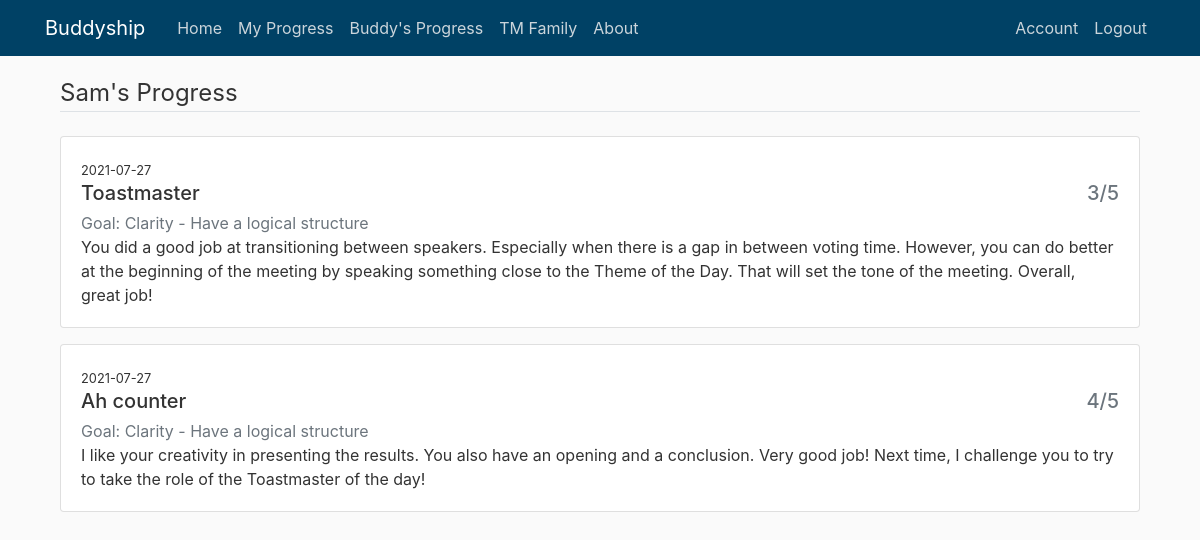
Screenshot of /buddy_progress (signed in) with the database file from the repository.
### buddyship/models.py (models this page shows)
class Buddy(db.Model):
    id = db.Column(db.Integer, primary_key=True)
    buddy_name = db.Column(db.String(100), nullable=False)
    buddy_count = db.Column(db.Integer, default=1)
    start_date = db.Column(db.DateTime, default=func.now())
    end_date = db.Column(db.DateTime)
    user_id = db.Column(db.Integer, db.ForeignKey('user.id'), nullable=False)
    buddy_progresses = db.relationship(
        'Progress', backref='receiver', lazy=True)

class Progress(db.Model):
    id = db.Column(db.Integer, primary_key=True)
    buddy_role = db.Column(db.String(150))
    buddy_score = db.Column(db.String(150))
    buddy_comment = db.Column(db.String(1500))
    date = db.Column(db.DateTime, default=func.now())
    buddy_goal = db.Column(db.String(150))
    user_id = db.Column(db.Integer, db.ForeignKey('user.id'))
    buddy_id = db.Column(db.Integer, db.ForeignKey('buddy.id'))

### buddyship/progresses/routes.py (the view)
@progresses.route('/buddy_progress', methods=['GET'])
@login_required
def buddy_progress():
    if current_user.current_buddy == None:
        flash('Please set up your buddy and your goal first. ', 'danger')
        return redirect(url_for('users.set_up'))
    else:
        return render_template("buddy_progress.html", title='Buddy\'s Progress', user=current_user)

### buddyship/models.py (called while the page is built)
@login_manager.user_loader
def load_user(user_id):
    return User.query.get(int(user_id))

### buddyship/templates/buddy_progress.html
{% extends "layout.html" %}
{% block content %}
<div class="content-section mb-4">
    {% for buddy in user.buddies|reverse %}
    <legend class="border-bottom mb-4">{{ buddy.buddy_name }}'s Progress</legend>
    {% for progress in user.record_progresses|reverse %}
    {% if progress.buddy_id == buddy.id %}
    <div class="card mb-3">
        <div class="card-body">
            <small>{{ progress.date.date() }}</small>
            <h5 class="card-title row align-items-start">
                <div class="col">{{ progress.buddy_role }}</div>
                <div class="col text-right text-muted">{{ progress.buddy_score[0] }}/5</div>
            </h5>
            <p class="card-subtitle text-muted">Goal: {{ progress.buddy_goal }}</p>
            <p class="card-text">{{ progress.buddy_comment }}</p>
        </div>
    </div>
    {% endif %}
    {% endfor %}
    {% endfor %}
</div>
{% endblock content %}

### buddyship/static/main.css (style rules this page uses)
body { background: #fafafa; color: #333333; margin-top: 60px; }

### rows the page displays
Buddy: buddy_name "Sam"
Progress: date "2021-07-27", buddy_role "Toastmaster", buddy_score "3", buddy_goal "Clarity - Have a logical structure", buddy_comment "You did a good job at transitioning between speakers. Especially when there is a gap in between voting time. However, you can do better at the beginning of the meeting by speaking something close to the Theme of the Day. That will set the tone of the meeting. Overall, great job!"
Progress: date "2021-07-27", buddy_role "Ah counter", buddy_score "4", buddy_goal "Clarity - Have a logical structure", buddy_comment "I like your creativity in presenting the results. You also have an opening and a conclusion. Very good job! Next time, I challenge you to try to take the role of the Toastmaster of the day!"
